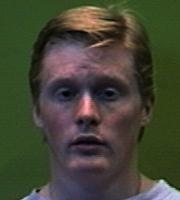
#> input picture ch3：K-Means/project3_face_images/face_images/ahodki/ahodki.10.jpg, 180 x 200 px, found by its file name; its folder holds only this picture in this run
$ python test.py
#> lines starting #> are read from the running program, lines starting #| are printed output that depends on the picture
from PIL import Image
import matplotlib.pyplot as plt
import numpy as np
from sklearn.cluster import KMeans
import os
from sklearn.metrics import normalized_mutual_info_score,adjusted_rand_score
import pandas as pd
from scipy.optimize import linear_sum_assignment as linear_assignment
# from sklearn.utils.linear_assignment_ import linear_assignment
from sklearn.utils import shuffle
from sklearn.decomposition import PCA
import matplotlib.pyplot as plt
import seaborn as sns
import warnings
warnings.filterwarnings("ignore")

img_List = []
target_List = []
cnt = 0
path = "D:\\Course\\机器学习\\MachineLearning-FZU\\ch3：K-Means\\project3_face_images\\face_images/"

# picture size : (200,180,3)
def cluster_acc(y_true, y_pred):

    y_true = np.array(y_true).astype(np.int64)
    assert y_pred.size == y_true.size
    D = max(y_pred.max(), y_true.max()) + 1
    w = np.zeros((D, D), dtype=np.int64)
    for i in range(y_pred.size):
        w[y_pred[i], y_true[i]] += 1
    ind = linear_assignment(w.max() - w)
    return sum([w[i, j] for i, j in ind]) * 1.0 / y_pred.size

def presentation():
    def show_image(imgs,num_rows,num_cols,scale=2):
        figsize = (num_cols*scale,num_rows*scale)
        _,axes = plt.subplots(num_rows,num_cols,figsize=figsize)
        for i in range(num_rows):
            for j in range(num_cols):
                axes[i][j].imshow(imgs[i*num_cols+j])
                axes[i][j].axes.get_xaxis().set_visible(False)
                axes[i][j].axes.get_yaxis().set_visible(False)
        return axes
    show_image([img_List[i][j] for i in range(len(img_List)) for j in range(len(img_List[0]))], 10, 20)
    plt.show()

def data_packaging(train,target):
    data = np.hstack([train,target])
    data = pd.DataFrame(data)
    # because Kmeans is sensitive to the order of data input
    data = shuffle(data)
    train_data = data.iloc[:,0:data.shape[1]-1]
    target_data = data.iloc[:,data.shape[1]-1]
    return train_data,target_data

for img_filefolder in os.listdir(path):
    cnt += 1
    sub_img_list = []
    sub_target_list = []
    for img_file in os.listdir(path+img_filefolder):
        img = Image.open(path+img_filefolder+"/"+img_file)
#> img is the input picture: PIL image 180x200 RGB; mean R, G, B 68.3, 69, 53.4
        img = np.asarray(img)
        # img = img.reshape((1,-1))
        sub_img_list.append(img)
        sub_target_list.append(np.array(cnt))
    img_List.append(sub_img_list)
    target_List.append(sub_target_list)

img_matrix = img_List[0][0]
target_vector = target_List[0][0]
for i in range(len(img_List)):
    for j in range(len(img_List[0])):
        img_matrix = np.vstack([img_matrix,img_List[i][j]])
        target_vector = np.vstack([target_vector,target_List[i][j]])
#> this loop made 2 passes
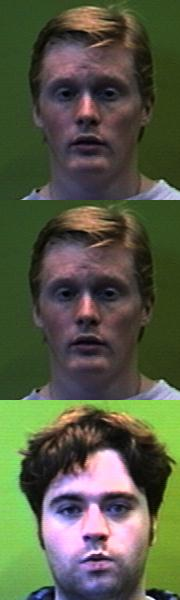
#> img_matrix: shape (600, 180, 3); mean R, G, B 86.2, 90.1, 68.8
img_matrix = np.delete(img_matrix,0,0)
#> img_matrix: shape (599, 180, 3)
target_vector = np.delete(target_vector,0,0)
presentation()
#> (the run stopped early here; a loop or call above may not have finished)
